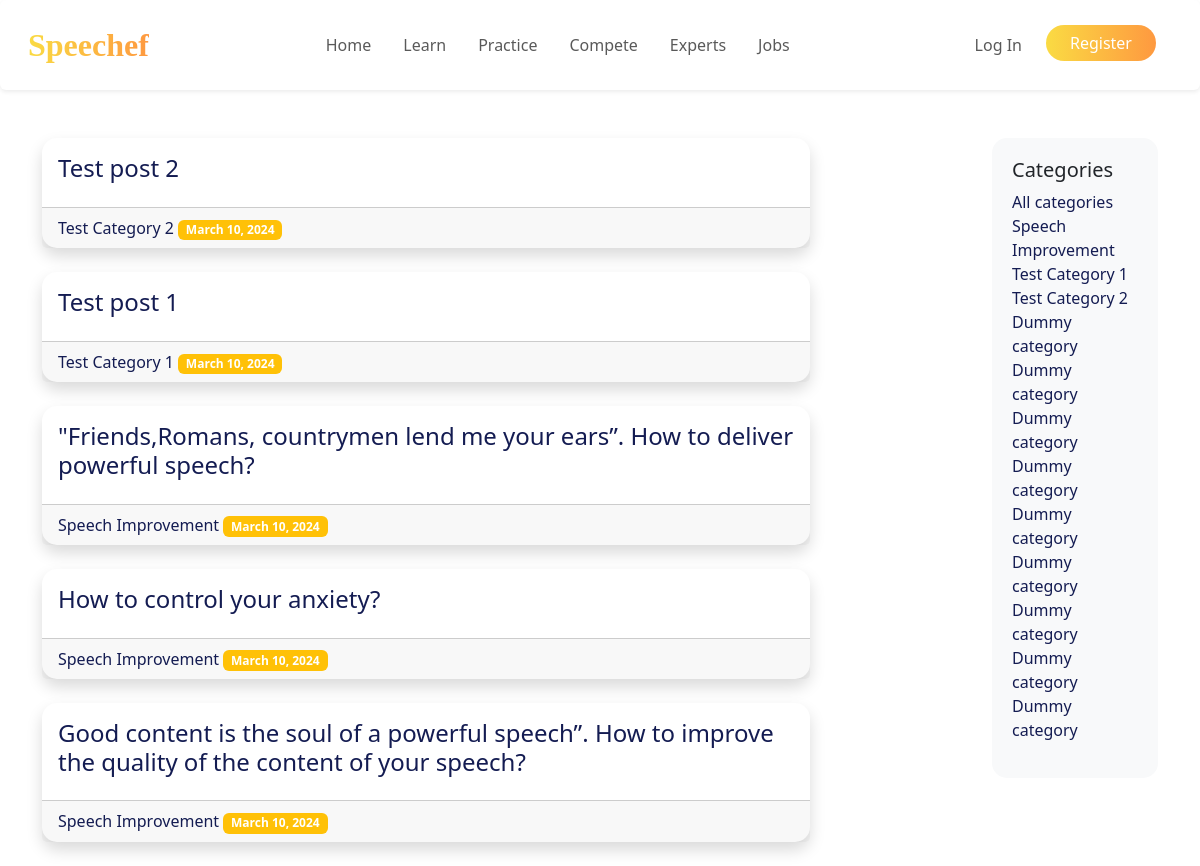
/learn/, run on an earlier commit of the app's database.
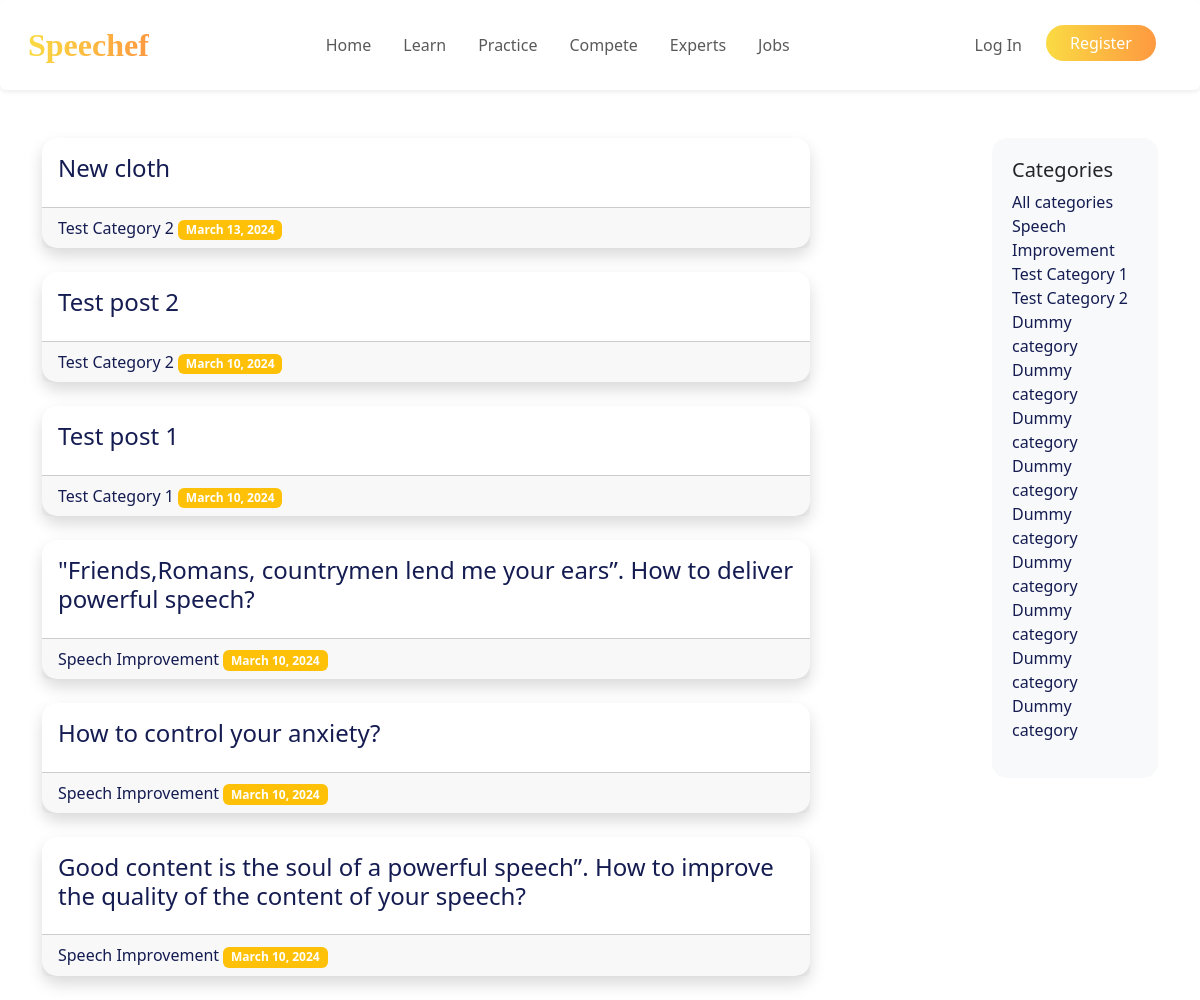
And on a later commit of the database.
### learn/models.py (models this page shows, shortened)
class Post(models.Model):
    title = models.CharField(max_length=255)
    body = models.TextField()
    created_on = models.DateTimeField(auto_now_add=True)
    last_modified = models.DateTimeField(auto_now=True)
    categories = models.ManyToManyField("Category", related_name="posts")

class Category(models.Model):
    name = models.CharField(max_length=30)
    class Meta:
        verbose_name_plural = "Categories"

### learn/views.py (the view)
# urls.py: path("", views.learn_index, name="learn_index"),
def learn_index(request):
    posts = Post.objects.all().order_by("-created_on")
    all_categories = Category.objects.all()  # Retrieve all categories
    context = {
        "posts": posts,
        "all_categories": all_categories
    }
    return render(request, "learn/index.html", context)

### learn/templates/learn/index.html (shortened to what this page needs)
{% extends "base.html" %}
{% load static %}
{% block page_head %}
<link rel="stylesheet" href="{% static 'learn_index.css' %}"/>
{% endblock page_head%}
{% block page_content %}
  {% block posts %}
  <div class="container">
    <div class="row">
      <div class="col-md-10">
        <div class="row">
          {% for post in posts %}
            <div class="col-md-10">
              <div class="card mb-4 shadow">
                <div class="card-body" style="max-height: 200px; overflow: hidden;">
                  <h5 class="card-title"><a href="{% url 'learn_detail' post.pk %}">{{ post.title }}</a></h5>
                </div>
                <div class="card-footer">
                  {% for category in post.categories.all %}
                    <span><a href="{% url 'learn_category' category.name %}">{{ category.name }}</a></span>
                    <span class="badge bg-warning"> {{ post.created_on.date }}</span>
                  {% endfor %}
                </div>
              </div>
            </div>
            {% endfor %}
        </div>
      </div>
      <div class="col-md-2">
        <div class="sidebar">
          <h5>Categories</h5>
          <ul class="list-unstyled">
            <li><a href="{% url 'learn_index'%}">All categories</a></li>
            {% for category in all_categories %}
                <li><a href="{% url 'learn_category' category.name %}">{{ category.name }}</li>
            {% endfor %}
            <li><a href="#">Dummy category</a></li>
            <li><a href="#">Dummy category</a></li>
            <li><a href="#">Dummy category</a></li>
            <li><a href="#">Dummy category</a></li>
            <li><a href="#">Dummy category</a></li>
            <li><a href="#">Dummy category</a></li>
            <li><a href="#">Dummy category</a></li>
            <li><a href="#">Dummy category</a></li>
            <li><a href="#">Dummy category</a></li>
          </ul>
        </div>
      </div>
    </div>
  </div>
  {% endblock posts %}
{% endblock page_content %}

### templates/base.html (shortened to what this page needs)
{% load static %}
<!DOCTYPE html>
<html lang="en">
<head>
  <link href="https://cdn.jsdelivr.net/npm/bootstrap@5.3.2/dist/css/bootstrap.min.css" rel="stylesheet"
>
  <link rel="stylesheet" href="https://cdnjs.cloudflare.com/ajax/libs/font-awesome/5.15.4/css/all.min.css">
  <link rel="stylesheet" href="{% static 'base.css' %}" />
  {% block page_head %}
  {% endblock page_head%}
</head>
<body>
  <nav class="navbar navbar-expand-lg shadow-sm p-3 mb-5 bg-white rounded">
    <div class="container-fluid">
      <a class="navbar-brand" href="{% url 'landing_page' %}">Speechef</a>
      <div class="collapse navbar-collapse" id="navbarSupportedContent">
        <ul class="navbar-nav mx-auto mb-1 mb-lg-0">
          <li class="nav-item me-3">
            <a class="nav-link" href="{% url 'home_index' %}">Home</a>
          </li>
          <li class="nav-item me-3">
            <a class="nav-link" href="{% url 'learn_index' %}">Learn</a>
          </li>
          <li class="nav-item me-3">
            <a class="nav-link" href="{% url 'home_index'%}">Practice</a>
          </li class="nav-item">
          <li class="nav-item me-3">
            <a class="nav-link" href="">Compete</a>
          </li>
          <li class="nav-item me-3">
            <a class="nav-link" href="">Experts</a>
          </li>
          <li class="nav-item me-3">
            <a class="nav-link" href="">Jobs</a>
          </li>
        </ul>
        <ul class="navbar-nav mb-2 mb-lg-0 ">
          {% if user.is_authenticated %}
          <li class="nav-item me-3">
            <a class="nav-link" href="{% url 'profile'%}">Profile</a>
          </li>
          <li class="nav-item me-3">
            <form action="{% url 'logout'%}" method="post">
              {% csrf_token %}
              <button class="btn rounded-pill px-4 gradient-button" type="submit">Logout</button>
            </form>
          </li>
          {% else %}
          <li class="nav-item me-3">
            <a class="nav-link" href="{% url 'login'%}">Log In</a>
          </li>
          <li class="nav-item me-3">
            <button class="btn rounded-pill px-4 gradient-button" type="">
              <a href="{% url 'register'%}" class="text-decoration-none text-white">Register</a>
            </button>
          </li>
          {% endif %}
        </ul>
      </div>
    </div>
  </nav>
  {% block page_content %}
  {% endblock page_content %}
</body>
</html>

### static/base.css (style rules this page uses)
.navbar-brand { font-size: 2rem; font-family: 'brush script mt', cursive; font-weight: bold; background: linear-gradient(to right, #FADB43, #fe9940); -webkit-background-clip: text; background-clip: text; -webkit-text-fill-color: transparent; }
.gradient-button { background: linear-gradient(to right, #FADB43, #fe9940); color: #fff; border: none; }

### static/learn_index.css (style rules this page uses)
.card { border-radius: 15px; border: none; }
.card-title { font-size: 1.5rem; font-weight: 500; text-decoration: none; color: #141c52; }
.sidebar { background-color: #f8f9fa; border-radius: 15px; padding: 20px; gap: 10px; }
.card-title a { text-decoration: none; color: #141c52; }
a { text-decoration: none; color: #141c52; }

What changed in the data, as far as the page shows it:
added Post: title "New cloth", created_on "March 13, 2024", Category (name "Test Category 2")
